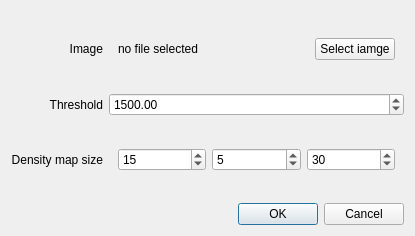
<?xml version="1.0" encoding="UTF-8"?>
<ui version="4.0">
 <class>RegionViewDialog</class>
 <widget class="QDialog" name="RegionViewDialog">
  <property name="geometry">
   <rect>
    <x>0</x>
    <y>0</y>
    <width>415</width>
    <height>236</height>
   </rect>
  </property>
  <property name="windowTitle">
   <string>Dialog</string>
  </property>
  <layout class="QGridLayout" name="gridLayout">
   <item row="0" column="1">
    <widget class="QWidget" name="widget" native="true">
     <property name="sizePolicy">
      <sizepolicy hsizetype="Expanding" vsizetype="Preferred">
       <horstretch>0</horstretch>
       <verstretch>0</verstretch>
      </sizepolicy>
     </property>
     <layout class="QHBoxLayout" name="horizontalLayout">
      <item>
       <widget class="QLabel" name="lFilename">
        <property name="sizePolicy">
         <sizepolicy hsizetype="Expanding" vsizetype="Preferred">
          <horstretch>0</horstretch>
          <verstretch>0</verstretch>
         </sizepolicy>
        </property>
        <property name="text">
         <string>no file selected</string>
        </property>
       </widget>
      </item>
      <item>
       <widget class="QPushButton" name="pbSelectImage">
        <property name="text">
         <string>Select iamge</string>
        </property>
       </widget>
      </item>
     </layout>
    </widget>
   </item>
   <item row="5" column="0">
    <widget class="QLabel" name="label_2">
     <property name="text">
      <string>Threshold</string>
     </property>
     <property name="alignment">
      <set>Qt::AlignRight|Qt::AlignTrailing|Qt::AlignVCenter</set>
     </property>
    </widget>
   </item>
   <item row="0" column="0">
    <widget class="QLabel" name="label">
     <property name="text">
      <string>Image</string>
     </property>
     <property name="alignment">
      <set>Qt::AlignRight|Qt::AlignTrailing|Qt::AlignVCenter</set>
     </property>
    </widget>
   </item>
   <item row="5" column="1">
    <widget class="QDoubleSpinBox" name="dspThreshold">
     <property name="maximum">
      <double>999999999.990000009536743</double>
     </property>
     <property name="value">
      <double>1500.000000000000000</double>
     </property>
    </widget>
   </item>
   <item row="7" column="0" colspan="2">
    <widget class="QDialogButtonBox" name="buttonBox">
     <property name="orientation">
      <enum>Qt::Horizontal</enum>
     </property>
     <property name="standardButtons">
      <set>QDialogButtonBox::Cancel|QDialogButtonBox::Ok</set>
     </property>
    </widget>
   </item>
   <item row="6" column="0">
    <widget class="QLabel" name="label_3">
     <property name="text">
      <string>Density map size</string>
     </property>
     <property name="alignment">
      <set>Qt::AlignRight|Qt::AlignTrailing|Qt::AlignVCenter</set>
     </property>
    </widget>
   </item>
   <item row="6" column="1">
    <widget class="QWidget" name="widget_2" native="true">
     <layout class="QHBoxLayout" name="horizontalLayout_2">
      <item>
       <widget class="QSpinBox" name="sbDimX">
        <property name="maximum">
         <number>300</number>
        </property>
        <property name="value">
         <number>15</number>
        </property>
       </widget>
      </item>
      <item>
       <widget class="QSpinBox" name="sbDimY">
        <property name="maximum">
         <number>300</number>
        </property>
        <property name="value">
         <number>5</number>
        </property>
       </widget>
      </item>
      <item>
       <widget class="QSpinBox" name="sbDimZ">
        <property name="maximum">
         <number>300</number>
        </property>
        <property name="value">
         <number>30</number>
        </property>
       </widget>
      </item>
     </layout>
    </widget>
   </item>
  </layout>
 </widget>
 <resources/>
 <connections>
  <connection>
   <sender>buttonBox</sender>
   <signal>accepted()</signal>
   <receiver>RegionViewDialog</receiver>
   <slot>accept()</slot>
   <hints>
    <hint type="sourcelabel">
     <x>248</x>
     <y>254</y>
    </hint>
    <hint type="destinationlabel">
     <x>157</x>
     <y>274</y>
    </hint>
   </hints>
  </connection>
  <connection>
   <sender>buttonBox</sender>
   <signal>rejected()</signal>
   <receiver>RegionViewDialog</receiver>
   <slot>reject()</slot>
   <hints>
    <hint type="sourcelabel">
     <x>316</x>
     <y>260</y>
    </hint>
    <hint type="destinationlabel">
     <x>286</x>
     <y>274</y>
    </hint>
   </hints>
  </connection>
 </connections>
</ui>
